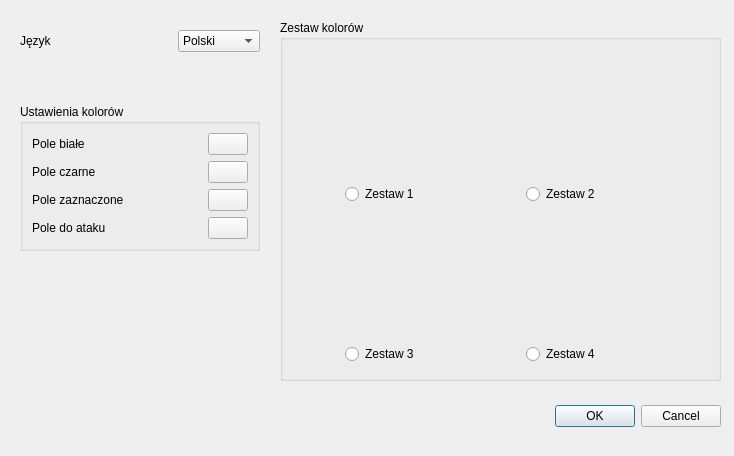
<?xml version="1.0" encoding="UTF-8"?>
<ui version="4.0">
 <class>chessSettings</class>
 <widget class="QDialog" name="chessSettings">
  <property name="geometry">
   <rect>
    <x>0</x>
    <y>0</y>
    <width>734</width>
    <height>456</height>
   </rect>
  </property>
  <property name="windowTitle">
   <string>Dialog</string>
  </property>
  <widget class="QDialogButtonBox" name="buttonBox">
   <property name="geometry">
    <rect>
     <x>10</x>
     <y>400</y>
     <width>711</width>
     <height>32</height>
    </rect>
   </property>
   <property name="orientation">
    <enum>Qt::Horizontal</enum>
   </property>
   <property name="standardButtons">
    <set>QDialogButtonBox::Cancel|QDialogButtonBox::Ok</set>
   </property>
  </widget>
  <widget class="QGroupBox" name="groupBox_2">
   <property name="geometry">
    <rect>
     <x>280</x>
     <y>20</y>
     <width>441</width>
     <height>361</height>
    </rect>
   </property>
   <property name="title">
    <string>Zestaw kolorów</string>
   </property>
   <widget class="QWidget" name="gridLayoutWidget">
    <property name="geometry">
     <rect>
      <x>10</x>
      <y>30</y>
      <width>411</width>
      <height>321</height>
     </rect>
    </property>
    <layout class="QGridLayout" name="gridLayout_3">
     <item row="0" column="1">
      <widget class="QLabel" name="label_7">
       <property name="minimumSize">
        <size>
         <width>120</width>
         <height>120</height>
        </size>
       </property>
       <property name="maximumSize">
        <size>
         <width>120</width>
         <height>120</height>
        </size>
       </property>
       <property name="text">
        <string/>
       </property>
       <property name="pixmap">
        <pixmap resource="images.qrc">:/layouts/Images/layout_orange.png</pixmap>
       </property>
       <property name="scaledContents">
        <bool>true</bool>
       </property>
      </widget>
     </item>
     <item row="2" column="1">
      <widget class="QLabel" name="label_9">
       <property name="minimumSize">
        <size>
         <width>120</width>
         <height>120</height>
        </size>
       </property>
       <property name="maximumSize">
        <size>
         <width>120</width>
         <height>120</height>
        </size>
       </property>
       <property name="text">
        <string/>
       </property>
       <property name="pixmap">
        <pixmap resource="images.qrc">:/layouts/Images/layout_green.png</pixmap>
       </property>
       <property name="scaledContents">
        <bool>true</bool>
       </property>
      </widget>
     </item>
     <item row="3" column="1">
      <widget class="QRadioButton" name="radioButton_4">
       <property name="text">
        <string>Zestaw 4</string>
       </property>
      </widget>
     </item>
     <item row="3" column="0">
      <widget class="QRadioButton" name="radioButton_3">
       <property name="text">
        <string>Zestaw 3</string>
       </property>
      </widget>
     </item>
     <item row="1" column="1">
      <widget class="QRadioButton" name="radioButton_2">
       <property name="text">
        <string>Zestaw 2</string>
       </property>
      </widget>
     </item>
     <item row="2" column="0">
      <widget class="QLabel" name="label_8">
       <property name="minimumSize">
        <size>
         <width>120</width>
         <height>120</height>
        </size>
       </property>
       <property name="maximumSize">
        <size>
         <width>120</width>
         <height>120</height>
        </size>
       </property>
       <property name="text">
        <string/>
       </property>
       <property name="pixmap">
        <pixmap resource="images.qrc">:/layouts/Images/layout_blue.png</pixmap>
       </property>
       <property name="scaledContents">
        <bool>true</bool>
       </property>
      </widget>
     </item>
     <item row="1" column="0">
      <widget class="QRadioButton" name="radioButtonDefault">
       <property name="text">
        <string>Zestaw 1</string>
       </property>
      </widget>
     </item>
     <item row="0" column="0">
      <widget class="QLabel" name="label_6">
       <property name="minimumSize">
        <size>
         <width>120</width>
         <height>120</height>
        </size>
       </property>
       <property name="maximumSize">
        <size>
         <width>120</width>
         <height>120</height>
        </size>
       </property>
       <property name="text">
        <string/>
       </property>
       <property name="pixmap">
        <pixmap resource="images.qrc">:/layouts/Images/layout_default.png</pixmap>
       </property>
       <property name="scaledContents">
        <bool>true</bool>
       </property>
      </widget>
     </item>
    </layout>
   </widget>
  </widget>
  <widget class="QWidget" name="">
   <property name="geometry">
    <rect>
     <x>20</x>
     <y>30</y>
     <width>240</width>
     <height>221</height>
    </rect>
   </property>
   <layout class="QVBoxLayout" name="verticalLayout_4">
    <item>
     <layout class="QHBoxLayout" name="horizontalLayout_5">
      <item>
       <widget class="QLabel" name="label_5">
        <property name="text">
         <string>Język</string>
        </property>
       </widget>
      </item>
      <item>
       <spacer name="horizontalSpacer_5">
        <property name="orientation">
         <enum>Qt::Horizontal</enum>
        </property>
        <property name="sizeHint" stdset="0">
         <size>
          <width>40</width>
          <height>20</height>
         </size>
        </property>
       </spacer>
      </item>
      <item>
       <widget class="QComboBox" name="comboBox">
        <item>
         <property name="text">
          <string>Polski</string>
         </property>
        </item>
        <item>
         <property name="text">
          <string>Angielski</string>
         </property>
        </item>
        <item>
         <property name="text">
          <string>Francuski</string>
         </property>
        </item>
       </widget>
      </item>
     </layout>
    </item>
    <item>
     <spacer name="verticalSpacer">
      <property name="orientation">
       <enum>Qt::Vertical</enum>
      </property>
      <property name="sizeHint" stdset="0">
       <size>
        <width>20</width>
        <height>40</height>
       </size>
      </property>
     </spacer>
    </item>
    <item>
     <widget class="QGroupBox" name="groupBox">
      <property name="title">
       <string>Ustawienia kolorów</string>
      </property>
      <layout class="QVBoxLayout" name="verticalLayout">
       <item>
        <layout class="QHBoxLayout" name="horizontalLayout">
         <item>
          <widget class="QLabel" name="label">
           <property name="text">
            <string>Pole białe</string>
           </property>
          </widget>
         </item>
         <item>
          <spacer name="horizontalSpacer">
           <property name="orientation">
            <enum>Qt::Horizontal</enum>
           </property>
           <property name="sizeHint" stdset="0">
            <size>
             <width>40</width>
             <height>20</height>
            </size>
           </property>
          </spacer>
         </item>
         <item>
          <widget class="QPushButton" name="pushButtonWhite">
           <property name="text">
            <string/>
           </property>
          </widget>
         </item>
        </layout>
       </item>
       <item>
        <layout class="QHBoxLayout" name="horizontalLayout_2">
         <item>
          <widget class="QLabel" name="label_2">
           <property name="text">
            <string>Pole czarne</string>
           </property>
          </widget>
         </item>
         <item>
          <spacer name="horizontalSpacer_2">
           <property name="orientation">
            <enum>Qt::Horizontal</enum>
           </property>
           <property name="sizeHint" stdset="0">
            <size>
             <width>40</width>
             <height>20</height>
            </size>
           </property>
          </spacer>
         </item>
         <item>
          <widget class="QPushButton" name="pushButtonBlack">
           <property name="text">
            <string/>
           </property>
          </widget>
         </item>
        </layout>
       </item>
       <item>
        <layout class="QHBoxLayout" name="horizontalLayout_3">
         <item>
          <widget class="QLabel" name="label_3">
           <property name="text">
            <string>Pole zaznaczone</string>
           </property>
          </widget>
         </item>
         <item>
          <spacer name="horizontalSpacer_3">
           <property name="orientation">
            <enum>Qt::Horizontal</enum>
           </property>
           <property name="sizeHint" stdset="0">
            <size>
             <width>40</width>
             <height>20</height>
            </size>
           </property>
          </spacer>
         </item>
         <item>
          <widget class="QPushButton" name="pushButtonSelect">
           <property name="text">
            <string/>
           </property>
          </widget>
         </item>
        </layout>
       </item>
       <item>
        <layout class="QHBoxLayout" name="horizontalLayout_4">
         <item>
          <widget class="QLabel" name="label_4">
           <property name="text">
            <string>Pole do ataku</string>
           </property>
          </widget>
         </item>
         <item>
          <spacer name="horizontalSpacer_4">
           <property name="orientation">
            <enum>Qt::Horizontal</enum>
           </property>
           <property name="sizeHint" stdset="0">
            <size>
             <width>40</width>
             <height>20</height>
            </size>
           </property>
          </spacer>
         </item>
         <item>
          <widget class="QPushButton" name="pushButtonAttack">
           <property name="text">
            <string/>
           </property>
          </widget>
         </item>
        </layout>
       </item>
      </layout>
     </widget>
    </item>
   </layout>
  </widget>
 </widget>
 <resources>
  <include location="images.qrc"/>
 </resources>
 <connections>
  <connection>
   <sender>buttonBox</sender>
   <signal>accepted()</signal>
   <receiver>chessSettings</receiver>
   <slot>accept()</slot>
   <hints>
    <hint type="sourcelabel">
     <x>228</x>
     <y>424</y>
    </hint>
    <hint type="destinationlabel">
     <x>157</x>
     <y>274</y>
    </hint>
   </hints>
  </connection>
  <connection>
   <sender>buttonBox</sender>
   <signal>rejected()</signal>
   <receiver>chessSettings</receiver>
   <slot>reject()</slot>
   <hints>
    <hint type="sourcelabel">
     <x>296</x>
     <y>430</y>
    </hint>
    <hint type="destinationlabel">
     <x>286</x>
     <y>274</y>
    </hint>
   </hints>
  </connection>
 </connections>
</ui>
